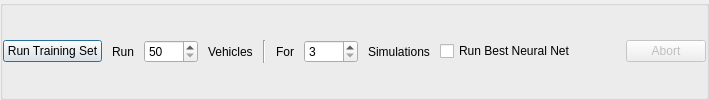
         <widget class="QGroupBox" name="groupBox_3">
          <property name="enabled">
           <bool>true</bool>
          </property>
          <property name="sizePolicy">
           <sizepolicy hsizetype="Minimum" vsizetype="Preferred">
            <horstretch>0</horstretch>
            <verstretch>0</verstretch>
           </sizepolicy>
          </property>
          <property name="maximumSize">
           <size>
            <width>16777215</width>
            <height>100</height>
           </size>
          </property>
          <property name="baseSize">
           <size>
            <width>100</width>
            <height>100</height>
           </size>
          </property>
          <property name="title">
           <string/>
          </property>
          <property name="alignment">
           <set>Qt::AlignBottom|Qt::AlignLeading|Qt::AlignLeft</set>
          </property>
          <layout class="QGridLayout" name="gridLayout_3">
           <property name="leftMargin">
            <number>0</number>
           </property>
           <property name="topMargin">
            <number>0</number>
           </property>
           <property name="rightMargin">
            <number>0</number>
           </property>
           <property name="bottomMargin">
            <number>0</number>
           </property>
           <property name="spacing">
            <number>0</number>
           </property>
           <item row="1" column="0">
            <layout class="QHBoxLayout" name="horizontalLayout">
             <property name="spacing">
              <number>10</number>
             </property>
             <property name="topMargin">
              <number>5</number>
             </property>
             <property name="bottomMargin">
              <number>5</number>
             </property>
             <item>
              <widget class="QPushButton" name="RunSetButton">
               <property name="whatsThis">
                <string>Run the simulation with the specified data</string>
               </property>
               <property name="text">
                <string>Run Training Set</string>
               </property>
               <property name="default">
                <bool>true</bool>
               </property>
              </widget>
             </item>
             <item>
              <widget class="QLabel" name="label_14">
               <property name="text">
                <string>Run</string>
               </property>
              </widget>
             </item>
             <item>
              <widget class="QSpinBox" name="CarCountSpinBox">
               <property name="accelerated">
                <bool>false</bool>
               </property>
               <property name="prefix">
                <string extracomment=" "/>
               </property>
               <property name="minimum">
                <number>50</number>
               </property>
               <property name="maximum">
                <number>1000</number>
               </property>
               <property name="singleStep">
                <number>10</number>
               </property>
               <property name="displayIntegerBase">
                <number>10</number>
               </property>
              </widget>
             </item>
             <item>
              <widget class="QLabel" name="SimRunLabel">
               <property name="enabled">
                <bool>true</bool>
               </property>
               <property name="text">
                <string>Vehicles</string>
               </property>
              </widget>
             </item>
             <item>
              <widget class="Line" name="line">
               <property name="orientation">
                <enum>Qt::Vertical</enum>
               </property>
              </widget>
             </item>
             <item>
              <widget class="QLabel" name="label_17">
               <property name="text">
                <string>For</string>
               </property>
              </widget>
             </item>
             <item>
              <widget class="QSpinBox" name="SimulationCountSpinBox">
               <property name="accelerated">
                <bool>false</bool>
               </property>
               <property name="prefix">
                <string extracomment=" "/>
               </property>
               <property name="minimum">
                <number>3</number>
               </property>
               <property name="maximum">
                <number>1000</number>
               </property>
               <property name="singleStep">
                <number>10</number>
               </property>
               <property name="displayIntegerBase">
                <number>10</number>
               </property>
              </widget>
             </item>
             <item>
              <widget class="QLabel" name="SimRunLabel_2">
               <property name="enabled">
                <bool>true</bool>
               </property>
               <property name="text">
                <string>Simulations</string>
               </property>
              </widget>
             </item>
             <item>
              <widget class="QCheckBox" name="RunBestCheckBox">
               <property name="enabled">
                <bool>true</bool>
               </property>
               <property name="whatsThis">
                <string>Show a hint of information on each simulation entity</string>
               </property>
               <property name="text">
                <string>Run Best Neural Net</string>
               </property>
               <property name="checkable">
                <bool>true</bool>
               </property>
               <property name="checked">
                <bool>false</bool>
               </property>
              </widget>
             </item>
             <item>
              <spacer name="horizontalSpacer_17">
               <property name="orientation">
                <enum>Qt::Horizontal</enum>
               </property>
               <property name="sizeHint" stdset="0">
                <size>
                 <width>40</width>
                 <height>20</height>
                </size>
               </property>
              </spacer>
             </item>
             <item>
              <widget class="QPushButton" name="AbortButton">
               <property name="enabled">
                <bool>false</bool>
               </property>
               <property name="text">
                <string>Abort</string>
               </property>
              </widget>
             </item>
            </layout>
           </item>
          </layout>
         </widget>
